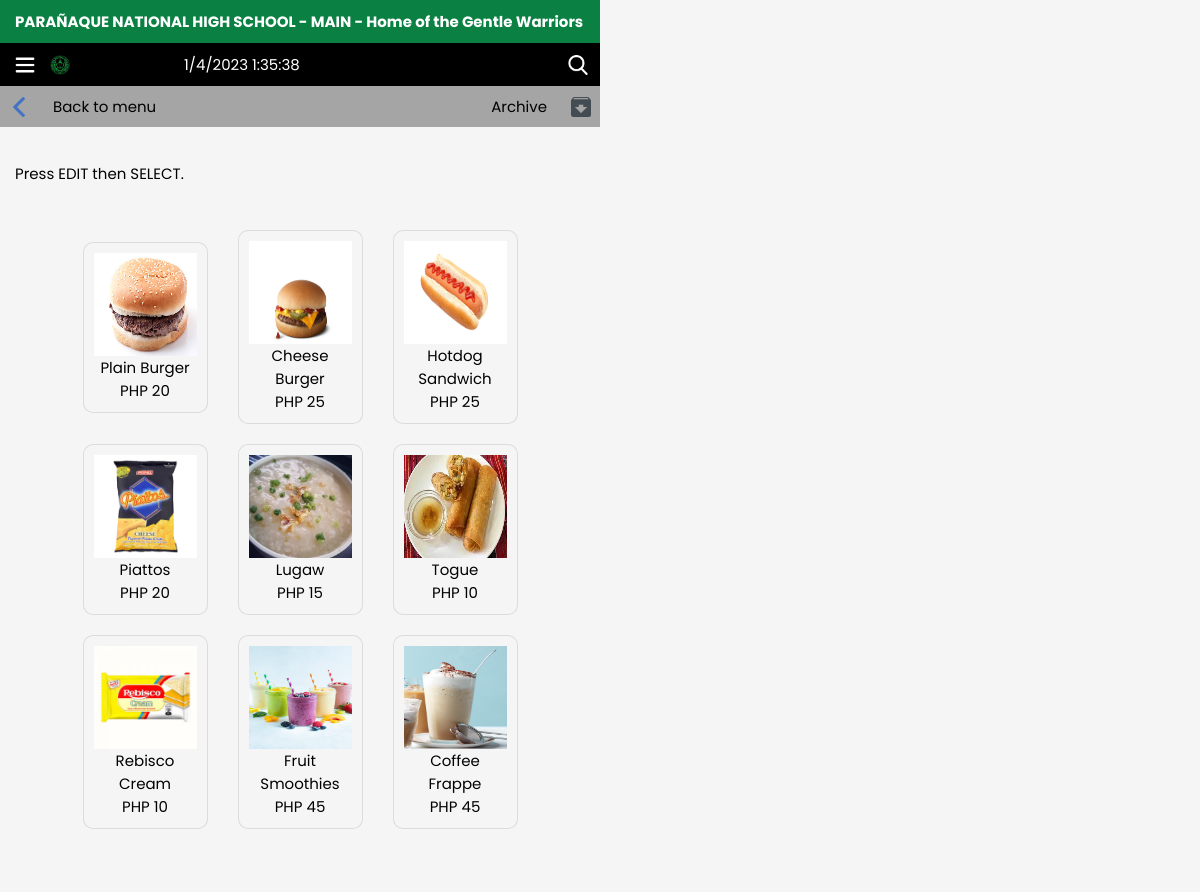
The page /search.php (signed in) on the database its author committed.
### tables this page shows
CREATE TABLE `tbl_item` (
  `item_no` int(11) NOT NULL,
  `item_name` varchar(128) NOT NULL,
  `item_prc` int(11) NOT NULL,
  `item_img` text NOT NULL,
  `item_cat` varchar(128) NOT NULL
);

### php/display.php (called while the page is built, shortened)
<?php
if (isset($_SESSION['user_type'])) {
	if ($_SESSION['user_type'] == "type_staff") {
		$staff_visibility = "visible";
	}else{
		$staff_visibility = "hidden";
		$stud_visibility = "visible";
	}
}

### search.php (the view, shortened to what this page needs)
<!DOCTYPE html>
<html>
<head>
  <link rel="stylesheet" href="styles/options.css">
  <link rel="stylesheet" href="styles/override.css">
</head>
<?php
include("php/display.php");
include("php/displayWelcome.php");
if (isset($_POST['btn_search'])) {
	$search = $_POST['search'];
}else{
	$search = "";
}
?>
<body>
  <div class="header">
    <p>
      PARAÑAQUE NATIONAL HIGH SCHOOL - MAIN - Home of the Gentle Warriors
    </p>
  </div>
  <div class="content">
    <div class="navbar">
      <img src="img/navigation.png" class="nav-icon nav">
      <img src="img/pnhs.png" class="nav-pnhs">
      <span id='ct7' class="clock-timer" style="color:white;text-align:center;position:relative;right:-20%;"></span>
      <div class="search">
        <button type="submit" id="search-toggle">
          <img src="img/search.png" alt="search" class="nav-search">
        </button>
      </div>
    </div>
    <div class="back-menu">
      <a href="menu.php"><img src="img/left.png" class="back-menu-icon"> Back to menu </a>
      <a href="archive.php" class="<?php echo $staff_visibility; ?>"> Archive <img src="img/archive.png" class="back-menu-icon arch"></a>
    </div>
    <div class="cart">
      <h1 class="title <?php echo $staff_visibility; ?>">Press EDIT then SELECT.</h1>
    </div>
    <div class="options">
      <?php
      $query = "SELECT * FROM tbl_item WHERE item_name LIKE '%$search%';";
      $result = mysqli_query($con, $query);
      $title_rows = mysqli_num_rows($result);
      if ($title_rows != 0) {
        while ($row = mysqli_fetch_array($result, MYSQLI_ASSOC)) {
          $item_no = $row['item_no'];
          $item_name = $row['item_name'];
          $item_prc = $row['item_prc'];
          $item_img = $row['item_img'];
          print "<a class='option' href='detail.php?item_no=$item_no'><img src='uploads/$item_img'><span>$item_name</span><span>PHP $item_prc</span></a>";
        }
      }
      ?>
    </div>
  </div>
</body>
</html>

### styles/options.css (style rules this page uses)
:root { --green: rgb(11, 128, 67); --black: rgb(0, 0, 0); --white: rgb(255, 255, 255); --padding: 10px 15px; }
html { height: 100vh; background-size: cover; background-position: center; background-attachment: fixed; overflow-y: scroll; }
body, html { width: 100vw; overflow-x: hidden; display: flex; flex-wrap: nowrap; flex-direction: column; max-width: 600px; background-color: whitesmoke; }
* { font-family: "Poppins", sans-serif; color: var(--black); font-weight: 400; box-sizing: border-box; position: relative; outline: none; margin: 0; padding: 0; font-size: 15px; text-decoration: none; }
.header { background-color: var(--green); width: 100vw; padding: var(--padding); }
.header > p { color: var(--white); font-weight: 700; }
.content { display: flex; flex-direction: column; width: 100%; background-color: whitesmoke; }
.navbar { width: 100%; display: flex; align-items: center; background-color: var(--black); padding: var(--padding); }
.nav-icon { width: 20px; z-index: 2; position: absolute; filter: invert(100%); }
.nav-pnhs { width: 20px; margin-left: 35px; }
.search { display: flex; align-items: center; position: absolute; right: 2%; }
.search > button { border: none; background-color: transparent; }
.nav-search { width: 20px; filter: invert(100%); display: flex; align-items: center; }
.back-menu { background: #a5a5a5; display: flex; justify-content: space-between; align-items: center; padding: 1.5%; }
.back-menu > a { display: flex; align-items: center; }
.back-menu-icon { width: 20px; filter: invert(49%) sepia(13%) saturate(3631%) hue-rotate(186deg) brightness(82%) contrast(84%); margin: auto 0; margin-right: 2vw; }
.arch { margin: 0 0 0 2vw; filter: invert(28%) sepia(8%) saturate(725%) hue-rotate(169deg) brightness(94%) contrast(89%); }
.cart { margin: 0 6vw 0 0vw; }
.title { padding: var(--padding); width: 100%; margin-top: 25px; text-align: left; }
.options { width: 100%; margin: 25px 0; display: flex; flex-wrap: wrap; flex-direction: row; justify-content: center; align-items: center; }
.option { display: flex; flex-direction: column; align-items: center; width: 125px; border-radius: 10px; flex-shrink: 0; margin: var(--padding); padding: 10px; background-color: whitesmoke; border: 1px solid rgba(0, 0, 0, 0.1); transition: 0.3s; }
.option img { width: 103px; height: 103px; }
.option span { text-align: center; }
.visible { visibility: visible; position: relative; }

### rows shown on the page
tbl_item: item_img (picture), item_name "Plain Burger", item_prc "20"
tbl_item: item_img (picture), item_name "Cheese Burger", item_prc "25"
tbl_item: item_img (picture), item_name "Hotdog Sandwich", item_prc "25"
tbl_item: item_img (picture), item_name "Piattos", item_prc "20"
tbl_item: item_img (picture), item_name "Lugaw", item_prc "15"
tbl_item: item_img (picture), item_name "Togue", item_prc "10"
tbl_item: item_img (picture), item_name "Rebisco Cream", item_prc "10"
tbl_item: item_img (picture), item_name "Fruit Smoothies", item_prc "45"
tbl_item: item_img (picture), item_name "Coffee Frappe", item_prc "45"
